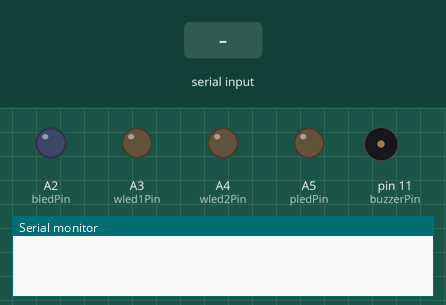
Simulated run of this sketch. Board: Arduino Uno, built with avr-gcc and run on an emulated ATmega328P. On the bench: output pins drawn as LEDs (lit = HIGH), buzzer (waves = sounding, pin HIGH), the last lines printed to the serial monitor. The inputs (shaded band) are chosen by the test bench.

Above: at 1.3 s.
1.4 s: "2" received over Serial
At 2.1 s:
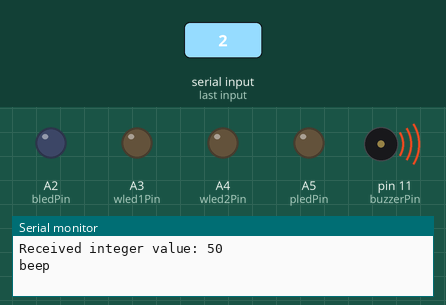
4.4 s: byte 5 (5) received over Serial
At 5.6 s:
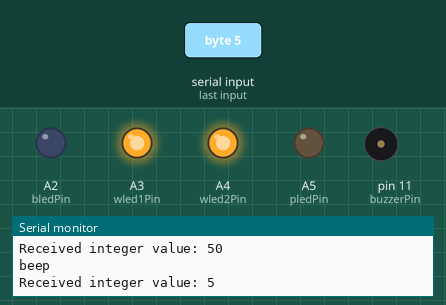
5.9 s: byte 2 (2) received over Serial
At 6.7 s:
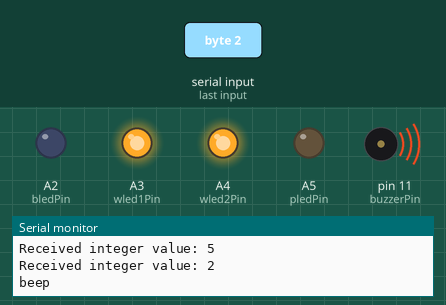
8.9 s: byte 6 (6) received over Serial
At 10.1 s:
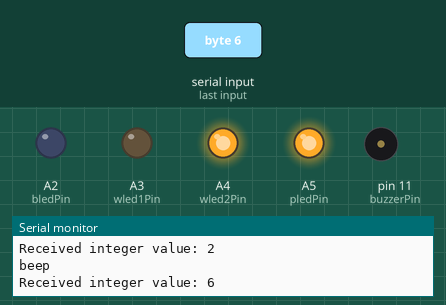
10.4 s: byte 7 (7) received over Serial
At 11.3 s:
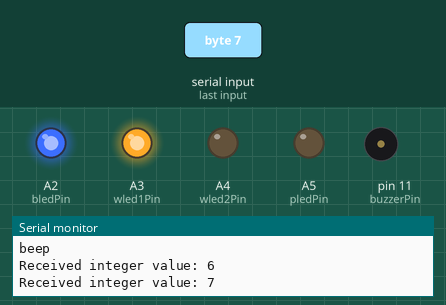
11.9 s: byte 8 (8) received over Serial
At 12.5 s:
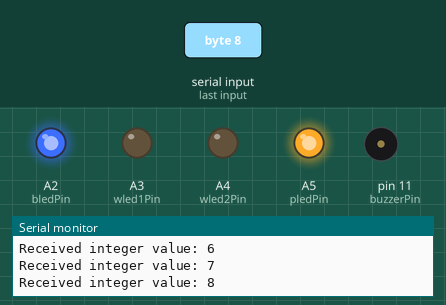
Timing chart, 0 to 14.4 s (numbered marks = the images above; inputs shaded):
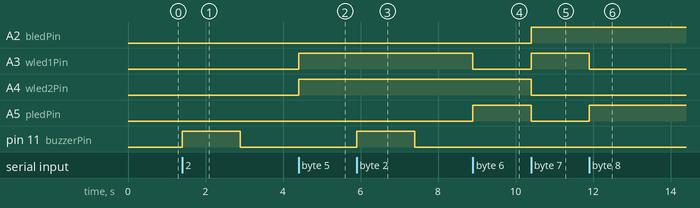

Measured:
- after the input at 1.4 s, pin 11 (buzzerPin): LOW → HIGH at once, → LOW 1.5 s later
- after the input at 4.4 s, A3 (wled1Pin), A4 (wled2Pin): LOW → HIGH at once
- after the input at 5.9 s, pin 11 (buzzerPin): LOW → HIGH at once, → LOW 1.5 s later
- after the input at 8.9 s, A3 (wled1Pin): HIGH → LOW at once; A5 (pledPin): LOW → HIGH at once
- after the input at 10.4 s, A2 (bledPin), A3 (wled1Pin): LOW → HIGH at once; A4 (wled2Pin), A5 (pledPin): HIGH → LOW at once
- after the input at 11.9 s, A3 (wled1Pin): HIGH → LOW at once; A5 (pledPin): LOW → HIGH at once

The sketch:

lilybuzz.ino
```cpp
#define DEBUG
#define redPin 9
#define greenPin 5
#define bluePin 6
#define buzzerPin 11

#define bledPin A2 //right
#define wled1Pin A3 //right
#define wled2Pin A4 //left
#define pledPin A5 //left

int intValue = 0;
int loop_count = 0;

void setup(){
  pinMode(bledPin, OUTPUT);
  pinMode(wled1Pin, OUTPUT);
  pinMode(wled2Pin, OUTPUT);
  pinMode(pledPin, OUTPUT);
  pinMode(buzzerPin, OUTPUT);
  //pinMode(redPin, OUTPUT);
  //pinMode(greenPin, OUTPUT);
  //pinMode(bluePin, OUTPUT);


  Serial.begin(9600);  // Begin the serial monitor at 9600bps
  delay(100);

  off();
}


void loop() {

  if (Serial.available()){ //if bluetooth sent any characters
    // send ay character the bluetooth prints to the serial monitor
    int intValue = (int)Serial.read();
#ifdef DEBUG
    Serial.print("Received integer value: ");
    Serial.println(intValue);
#endif

    switch (intValue){
    case  1: // connection ON
    case 49:
      break;
    case  2:  // notification
    case 50:
      Serial.println("beep");
      beep(500);
      break;
    case  3: // system error
    case 51:
      break;
    case  4: // all off
    case 52:
      off();
      break;
    case 5:  // go straight
    case 53:
      digitalWrite(bledPin, LOW);
      digitalWrite(wled1Pin, HIGH);
      digitalWrite(wled2Pin, HIGH);
      digitalWrite(pledPin, LOW);
      break;
    case 6: // turn left
    case 54:
      digitalWrite(bledPin, LOW);
      digitalWrite(wled1Pin, LOW);
      digitalWrite(wled2Pin, HIGH);
      digitalWrite(pledPin, HIGH);
      break;
    case 7: // turn right
    case 55:
      digitalWrite(bledPin, HIGH);
      digitalWrite(wled1Pin, HIGH);
      digitalWrite(wled2Pin, LOW);
      digitalWrite(pledPin, LOW);
      break;
    case 8: // wrong path
    case 56:
      digitalWrite(wled1Pin, LOW);
      digitalWrite(wled2Pin, LOW);
      digitalWrite(bledPin, HIGH);
      digitalWrite(pledPin, HIGH);
      break;
    case 9: //arrived
    case 57:
      all_leds_flash();
      off();
      break;
    case 10: // navigation off
    case 58:
      nav_off();
      break;
    }
  }
}

void nav_off(){
  digitalWrite(bledPin, LOW);
  digitalWrite(wled1Pin, LOW);
  digitalWrite(wled2Pin, LOW);
  digitalWrite(pledPin, LOW);
  digitalWrite(buzzerPin, LOW);
}

void all_leds_flash(){
  for (int x=0; x<5; x++){
    digitalWrite(wled1Pin, HIGH);
    digitalWrite(wled2Pin, HIGH);
    digitalWrite(bledPin, HIGH);
    digitalWrite(pledPin, HIGH);
    delay(500);
    digitalWrite(wled1Pin, LOW);
    digitalWrite(wled2Pin, LOW);
    digitalWrite(bledPin, LOW);
    digitalWrite(pledPin, LOW);
    delay(500);
  }
}


void off(){
  nav_off();
}


void beep(long timeInMilliseconds)
{
  int x;
  int loops = 3;

  for (x=0; x<loops; x++){
    digitalWrite(buzzerPin, HIGH);
    delay(timeInMilliseconds);
    digitalWrite(buzzerPin, LOW);
  }
}
```
